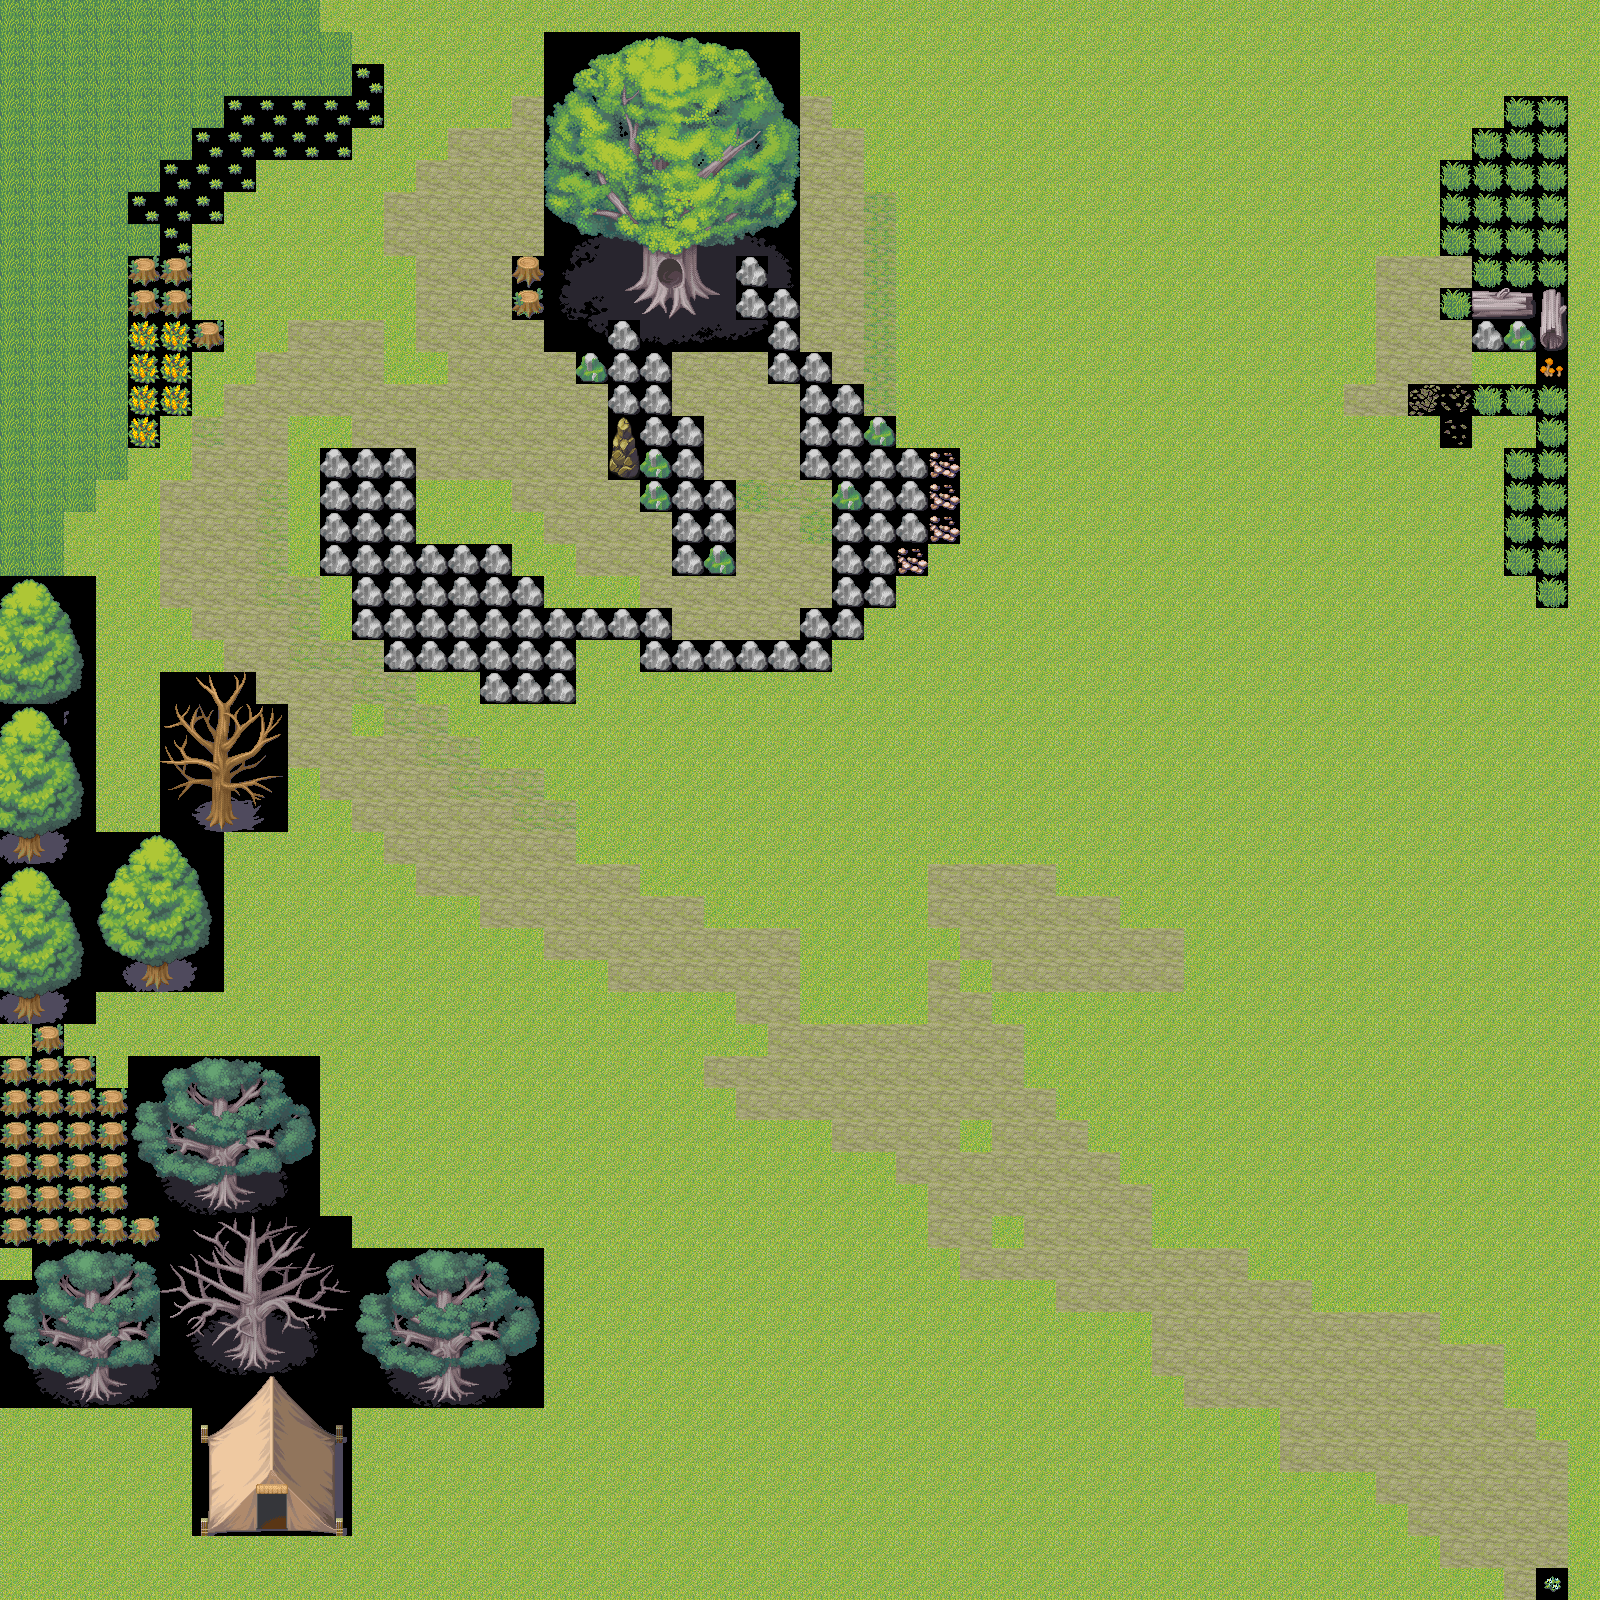

This is a level from a 2D game, rendered from its Tiled map with the project's own tilesets. A one-line summary and the map file follow, with tile-layer data summarised:
An orthogonal 50x50 tile map with 32x32 px tiles, 2 tile layers (background, collision), 3 tilesets and 1 object (zhaoyun).

<map version="1.0" orientation="orthogonal" renderorder="right-down" width="50" height="50" tilewidth="32" tileheight="32" nextobjectid="7">
 <tileset firstgid="1" name="a1" tilewidth="32" tileheight="32" tilecount="256" columns="16">
  <image source="a1.png" trans="ffffff" width="512" height="512" />
 </tileset>
 <tileset firstgid="257" name="a2" tilewidth="32" tileheight="32" tilecount="3880" columns="8">
  <image source="a2.png" trans="ffffff" width="256" height="15520" />
 </tileset>
 <tileset firstgid="4137" name="collision" tilewidth="32" tileheight="32" tilecount="1" columns="1">
  <image source="white.jpg" trans="ffffff" width="32" height="32" />
 </tileset>
 <layer name="background" width="50" height="50">
  <data>[2500 cells, 2500 non-empty, 223 distinct tile ids]</data>
 </layer>
 <objectgroup name="object">
  <object id="6" name="zhaoyun" x="32" y="1548" width="24" height="19" />
 </objectgroup>
 <layer name="collision" width="50" height="50" opacity="0">
  <properties>
   <property name="Collidable" value="true" />
  </properties>
  <data>[2500 cells, 497 non-empty, 1 distinct tile ids]</data>
 </layer>
</map>
